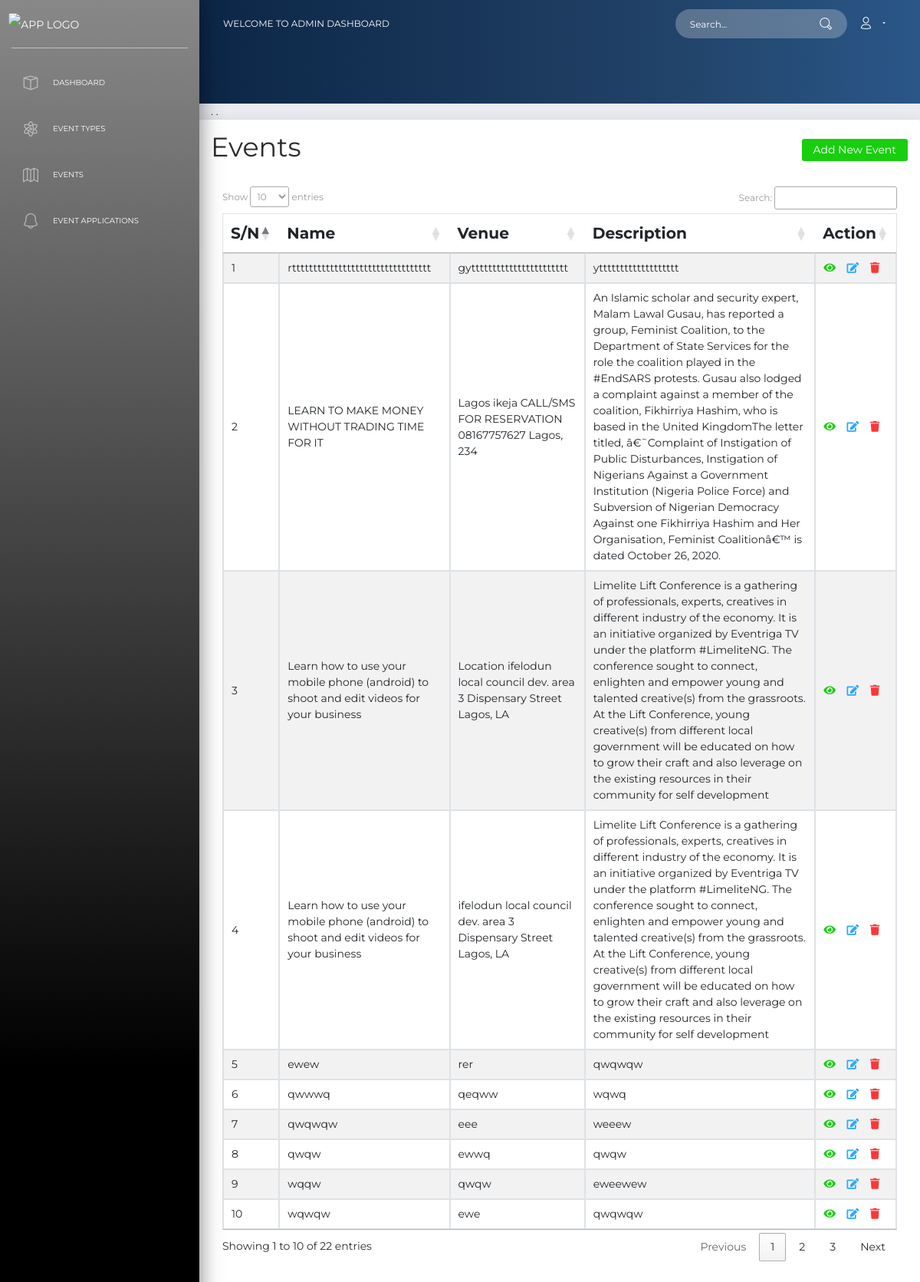
The page /list_events.php (signed in) on the database its author committed.
### tables this page shows
CREATE TABLE `events` (
  `id` int(6) UNSIGNED NOT NULL,
  `name` varchar(255) DEFAULT NULL,
  `venue` text,
  `description` text,
  `start_date` datetime DEFAULT NULL,
  `end_date` datetime DEFAULT NULL,
  `photo` varchar(255) DEFAULT NULL,
  `photo_name` varchar(255) DEFAULT NULL,
  `created_at` timestamp NOT NULL DEFAULT CURRENT_TIMESTAMP,
  `updated_at` timestamp NOT NULL DEFAULT CURRENT_TIMESTAMP ON UPDATE CURRENT_TIMESTAMP
);

### list_events.php (the view, shortened to what this page needs)
<?php
     $conn =new mysqli(DB_HOST,DB_USER,DB_PASSWORD,DB_DATABASE);
include ('includes/admin_header.php');
?>
<div class="card">
  <div class="card-header">
      <h2 class="pull-left">Events</h2>
      <a href="create_event.php" class="btn btn-success pull-right btn-sm">Add New Event</a>
  </div>
  <div class="card-body">
    <div class="table-responsive">
 <div class="wrapper">
        <div class="container-fluid">
            <div class="row">
                <div class="col-md-12">
                    <?php
                    $sql = "SELECT * FROM events ORDER BY id desc";
                    $result = $conn->query($sql);
                        if($result->num_rows > 0){
                            echo "<table class='table table-bordered table-striped' id='data_table'>";
                                echo "<thead>";
                                    echo "<tr>";
                                        echo "<th>S/N</th>";
                                        echo "<th>Name</th>";
                                        echo "<th>Venue</th>";
                                        echo "<th>Description</th>";
                                        echo "<th>Action</th>";
                                    echo "</tr>";
                                echo "</thead>";
                                echo "<tbody>";
                                $index = 1;
                                while($row = mysqli_fetch_array($result)){
                                    echo "<tr>";
                                        echo "<td>" . $index . "</td>";
                                        echo "<td>" . $row['name'] . "</td>";
                                        echo "<td>" . $row['venue'] . "</td>";
                                        echo "<td>" . $row['description'] . "</td>";
                                        echo "<td>";
                                            echo "<a class='text-success' href='view_event.php?event_id=". $row['id'] ."' title='View Record' data-toggle='tooltip'><i class='fas fa-eye'></i></a>";
                                            echo "<a class='text-info' href='update_event.php?id=". $row['id'] ."' title='Update Record' data-toggle='tooltip'><i class='fas fa-edit'></i></a>";
                                            echo "<a class='text-danger' href='list_events.php?destrol=". $row['id'] ."' title='Delete Record' data-toggle='tooltip'><i class='fas fa-trash'></i></a>";
                                        echo "</td>";
                                    echo "</tr>";
                                    $index++;
                                }
                                echo "</tbody>";
                            echo "</table>";
                        } else{
                            echo "<p class='lead'><em>No records were found.</em></p>";
                        }
                    ?>
                </div>
            </div>
        </div>
    </div>
</div>
  </div>
</div>
 <?php
   include ('includes/admin_footer.php');
?>

### admin_dashboard_assets/admin_custom.css (style rules this page uses)
.row:after { content: ""; display: table; clear: both; }

### rows shown on the page
events: name "rttttttttttttttttttttttttttttttttt", venue "gyttttttttttttttttttttttt", description "yttttttttttttttttttt"
events: name "LEARN TO MAKE MONEY WITHOUT TRADING TIME FOR IT", venue "Lagos ikeja CALL/SMS FOR RESERVATION 08167757627 Lagos, 234", description "An Islamic scholar and security expert, Malam Lawal Gusau, has reported a group, Feminist Coalition, to the Department of State Services for the role the coalition played in the #EndSARS protests. Gusau also lodged a complaint against a member of the coalition, Fikhirriya Hashim, who is based in the United KingdomThe letter titled, â€˜Complaint of Instigation of Public Disturbances, Instigation of Nigerians Against a Government Institution (Nigeria Police Force) and Subversion of Nigerian Democracy Against one Fikhirriya Hashim and Her Organisation, Feminist Coalitionâ€™ is dated October 26, 2020."
events: name "Learn how to use your mobile phone (android) to shoot and edit videos for your business", venue "Location ifelodun local council dev. area 3 Dispensary Street Lagos, LA", description "Limelite Lift Conference is a gathering of professionals, experts, creatives in different industry of the economy. It is an initiative organized by Eventriga TV under the platform #LimeliteNG. The conference sought to connect, enlighten and empower young and talented creative(s) from the grassroots. At the Lift Conference, young creative(s) from different local government will be educated on how to grow their craft and also leverage on the existing resources in their community for self development"
events: name "Learn how to use your mobile phone (android) to shoot and edit videos for your business", venue "ifelodun local council dev. area 3 Dispensary Street Lagos, LA", description "Limelite Lift Conference is a gathering of professionals, experts, creatives in different industry of the economy. It is an initiative organized by Eventriga TV under the platform #LimeliteNG. The conference sought to connect, enlighten and empower young and talented creative(s) from the grassroots. At the Lift Conference, young creative(s) from different local government will be educated on how to grow their craft and also leverage on the existing resources in their community for self development"
events: name "ewew", venue "rer", description "qwqwqw"
events: name "qwwwq", venue "qeqww", description "wqwq"
events: name "qwqwqw", venue "eee", description "weeew"
events: name "qwqw", venue "ewwq", description "qwqw"
events: name "wqqw", venue "qwqw", description "eweewew"
events: name "wqwqw", venue "ewe", description "qwqwqw"
